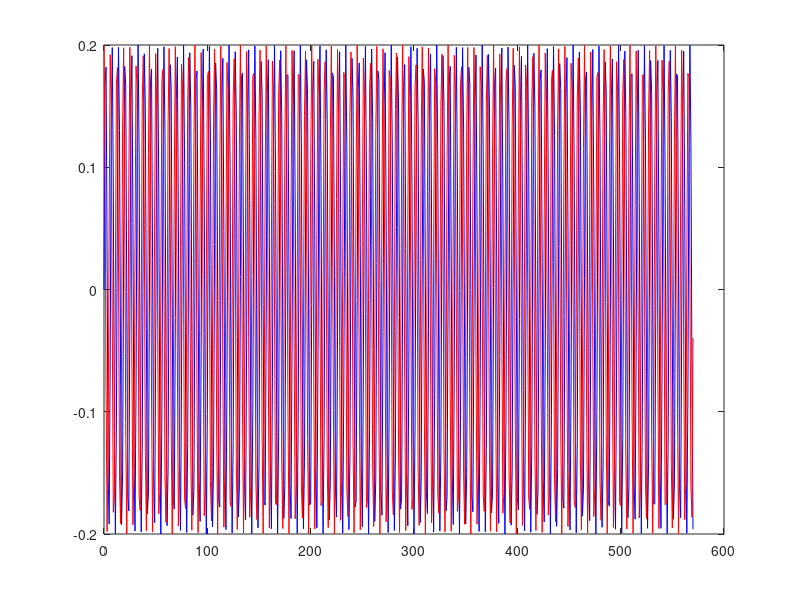

Write the MATLAB code that produced this figure. (Note: this script raises an error after producing the figure.)
clear;
clc;
close all;

t=0:1:570;
x=0.2*sin(t);
y=0.2*cos(t);

plot(t,x, 'b')
hold on;
plot(t,y, 'r')

plot(t(I),x(I),'bo')


legend('hi', 'bye');


%             plot(6:570,rvq(:,9), 'r')  %5: instantaneous tracking error, 6: average tracking error
%             I=UTIL_sampled_vals(6:570);
%             plot(I, rvq(I,9), 'ro')
            